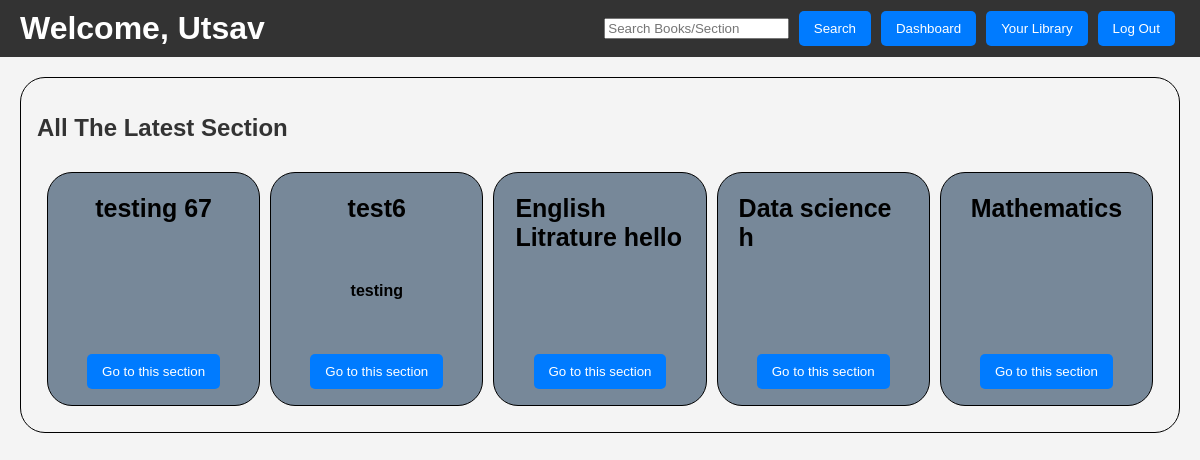
Screenshot of /user_all_section (signed in) with the database file from the repository.
### applications/models.py (models this page shows)
class User(db.Model):
    id = db.Column(db.Integer, primary_key=True)
    username = db.Column(db.String(20), unique=True, nullable=False)
    name = db.Column(db.String(100))
    email = db.Column(db.String(100), unique=True, nullable=False)
    password = db.Column(db.String(60), nullable=False)
    book_requests = db.relationship('BookRequest', backref='user', lazy='dynamic')
    owned_books = db.relationship('Book', secondary=user_books, lazy='dynamic', backref=db.backref('owners', lazy='dynamic'))

class BookSection(db.Model):
    id = db.Column(db.Integer, primary_key=True)
    title = db.Column(db.String(100), nullable=False, unique=True)
    description = db.Column(db.String(300))
    books = db.relationship('Book', backref='section', lazy='dynamic')

### applications/routes.py (the view)
@app.route('/user_all_section')
def user_all_section():
    all_section = BookSection.query.order_by(desc(BookSection.id)).all()
    username = session.get('username')
    user = User.query.filter_by(username=username).first()
    return render_template('user_all_section.html' ,  latest_section=all_section, name=user.name)

### templates/user_all_section.html (shortened to what this page needs)
<!DOCTYPE html>
 <html lang="en">
 <head>
 </head>
 <body>
   <header>
     <h1>Welcome, {{ name }}</h1>
     <div class="user-actions">
       <div class="search-bar">
        <form action="/search" method="GET">
            <input type="text" name="query" placeholder="Search Books/Section" required>
            <button class="button" type="submit">Search</button>
        </form>
       </div>
       <a href="{{ url_for('dashboard') }}"><button class="button">Dashboard</button></a>
       <a href="{{ url_for('user_library') }}"><button class="button">Your Library</button></a>
       <a href="{{ url_for('logout') }}"><button class="button">Log Out</button></a>
     </div>
   </header>
   <div class="content">
     <div class="first_container">
       <div style="display: flex; justify-content: space-between; align-items: center;">
         <h2 class="all_books" style="text-align: center; color:#333333">All The Latest Section</h2>
       </div>
       <div class="reccomended_section">
         {% for section in latest_section %}
           <div>
             <div class="section-details">
               <strong style="color: black; font-size: 25px;">{{ section.title }}</strong>
             </div>
             <div class="section-details">
               <strong style="color: black;">{{ section.description }}</strong>
             </div>
             <a href="{{ url_for('user_section_details', section_id=section.id) }}"><button class="button1">Go to this section</button></a>
           </div>
         {% endfor %}
       </div>
     </div>
   </div>
 </body>
 </html>

### templates/user_all_section.html (style rules this page uses)
body { font-family: Arial, sans-serif; margin: 0; padding: 0; color: #F3F3F3; background-color: #F4F4F4; }
header { background-color: #333333; color: white; padding: 10px 20px; display: flex; justify-content: space-between; align-items: center; }
header h1 { margin: 0; }
.user-actions { display: flex; }
.button { background-color: #007BFF; margin: 0 5px; color: #fff; border: none; padding: 10px 15px; cursor: pointer; text-decoration: none; display: inline-block; border-radius: 5px; }
.first_container { border: 1px solid black; margin: 5px; border-radius: 25px; padding: 1em; }
.section-details { margin:5px; }
.content { display: grid; padding: 15px; color: black; }
.content h2 { font-size: 24px; }
.reccomended_section { display: grid; grid-template-columns: repeat(auto-fill, minmax(200px, 1fr)); gap: 10px; padding: 10px; }
.reccomended_section > div { border: 1px solid black; border-radius: 25px; background-color: lightslategray; padding: 1em; display: flex; flex-direction: column; justify-content: space-between; align-items: center; height: 200px; }
.button1 { align-self: center; margin-top: auto; background-color: #007BFF; margin: 0 5px; color: #fff; border: none; padding: 10px 15px; cursor: pointer; text-decoration: none; display: inline-block; border-radius: 5px; }

### rows the page displays
User: name "Utsav"
BookSection: title "testing 67"
BookSection: title "test6", description "testing"
BookSection: title "English Litrature hello"
BookSection: title "Data science h"
BookSection: title "Mathematics"
